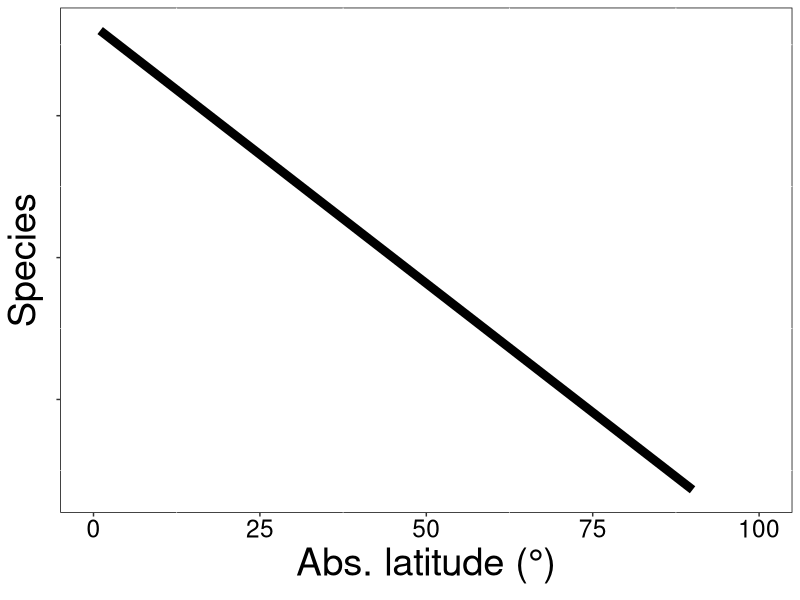
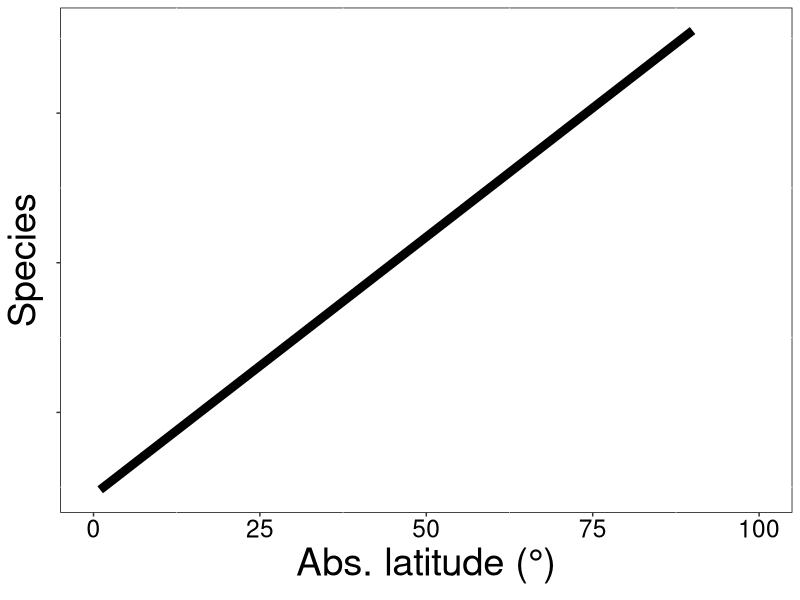
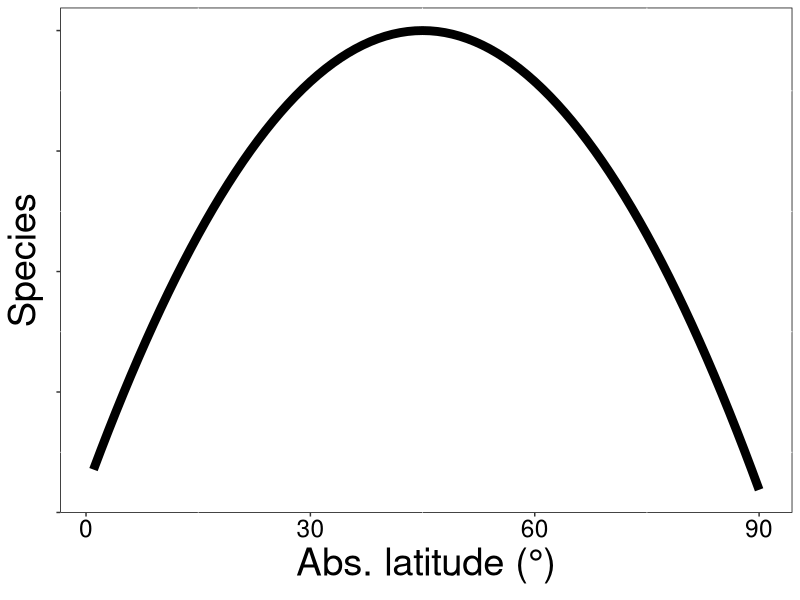

Reproduce these figures in R, in order.
# richness_latitude.R
## graphs of richness relationships with latitude

## load libraries
library(tidyverse)

## build dataframe
latitude <- seq(1, 90, 1)
decrease_species <- -1 * latitude + 100
increase_species <- 1 * latitude + 100
umbrella_species <- -1 * latitude * latitude + 90 * latitude + 100

latitude_species_df <- as.data.frame(cbind(latitude, decrease_species, increase_species, umbrella_species))

## make graphs
decrease_species_graph <- ggplot(data = latitude_species_df,
                                 aes(x = latitude, y = decrease_species/decrease_species[45])) +
  theme(legend.position = "right", 
        legend.text=element_text(size=15),
        legend.title=element_text(size=15),
        axis.title.y=element_text(size=rel(2.5), colour = 'black'),
        axis.title.x=element_text(size=rel(2.5), colour = 'black'),
        axis.text.x=element_text(size=rel(2), colour = 'black'),
        #axis.text.y=element_text(size=rel(2), colour = 'black'),
        axis.text.y=element_blank(),
        panel.background = element_rect(fill = 'transparent', colour = 'black'),
        plot.background = element_rect(fill='transparent', color=NA),
        panel.grid.major = element_line(colour = "transparent")) +
  geom_line(linewidth = 3, color = 'Black') +
  scale_x_continuous(breaks = seq(0, 90, 30)) +
  xlim(0,100)+
  xlab(expression('Abs. latitude (°)')) +
  ylab(expression('Species'))

increase_species_graph <- ggplot(data = latitude_species_df,
                                 aes(x = latitude, y = increase_species/increase_species[45])) +
  theme(legend.position = "right", 
        legend.text=element_text(size=15),
        legend.title=element_text(size=15),
        axis.title.y=element_text(size=rel(2.5), colour = 'black'),
        axis.title.x=element_text(size=rel(2.5), colour = 'black'),
        axis.text.x=element_text(size=rel(2), colour = 'black'),
        #axis.text.y=element_text(size=rel(2), colour = 'black'),
        axis.text.y=element_blank(),
        panel.background = element_rect(fill = 'transparent', colour = 'black'),
        plot.background = element_rect(fill='transparent', color=NA),
        panel.grid.major = element_line(colour = "transparent")) +
  geom_line(linewidth = 3, color = 'Black') +
  scale_x_continuous(breaks = seq(0, 90, 30)) +
  xlim(0,100)+
  xlab(expression('Abs. latitude (°)')) +
  ylab(expression('Species'))

umbrella_species_graph <- ggplot(data = latitude_species_df,
                                 aes(x = latitude, y = umbrella_species/umbrella_species[45])) +
  theme(legend.position = "right", 
        legend.text=element_text(size=15),
        legend.title=element_text(size=15),
        axis.title.y=element_text(size=rel(2.5), colour = 'black'),
        axis.title.x=element_text(size=rel(2.5), colour = 'black'),
        axis.text.x=element_text(size=rel(2), colour = 'black'),
        #axis.text.y=element_text(size=rel(2), colour = 'black'),
        axis.text.y=element_blank(),
        panel.background = element_rect(fill = 'transparent', colour = 'black'),
        plot.background = element_rect(fill='transparent', color=NA),
        panel.grid.major = element_line(colour = "transparent")) +
  geom_line(linewidth = 3, color = 'Black') +
  xlim(0, 90) +
  scale_x_continuous(breaks = seq(0, 90, 30)) +
  xlab(expression('Abs. latitude (°)')) +
  ylab(expression('Species'))

## print figures
pdf('../plots/decrease_species_graph.pdf',
     width = 6, height = 6)
plot(decrease_species_graph)
dev.off()

pdf('../plots/increase_species_graph.pdf',
    width = 6, height = 6)
plot(increase_species_graph)
dev.off()

pdf('../plots/umbrella_species_graph.pdf',
    width = 6, height = 6)
plot(umbrella_species_graph)
dev.off()



